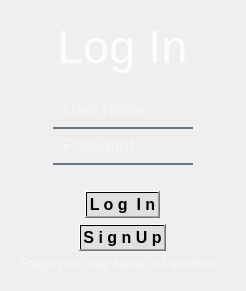
                  <widget class="QWidget" name="login">
                   <layout class="QHBoxLayout" name="horizontalLayout_13">
                    <item>
                     <widget class="QWidget" name="widget_login" native="true">
                      <property name="styleSheet">
                       <string notr="true">background-image: url(:/images/icons/images/background.png);</string>
                      </property>
                      <layout class="QVBoxLayout" name="verticalLayout_10">
                       <item alignment="Qt::AlignHCenter|Qt::AlignVCenter">
                        <widget class="QLabel" name="label_login">
                         <property name="font">
                          <font>
                           <pointsize>35</pointsize>
                           <weight>50</weight>
                           <italic>false</italic>
                           <bold>false</bold>
                          </font>
                         </property>
                         <property name="styleSheet">
                          <string notr="true">color:rgba(255, 255, 255, 210);
background: transparent;
font: 35pt;</string>
                         </property>
                         <property name="text">
                          <string>Log In</string>
                         </property>
                        </widget>
                       </item>
                       <item>
                        <widget class="QLabel" name="label_dummy">
                         <property name="styleSheet">
                          <string notr="true">background: transparent;</string>
                         </property>
                         <property name="text">
                          <string/>
                         </property>
                        </widget>
                       </item>
                       <item alignment="Qt::AlignHCenter|Qt::AlignVCenter">
                        <widget class="QLineEdit" name="line_userName">
                         <property name="enabled">
                          <bool>true</bool>
                         </property>
                         <property name="sizePolicy">
                          <sizepolicy hsizetype="Expanding" vsizetype="Fixed">
                           <horstretch>0</horstretch>
                           <verstretch>0</verstretch>
                          </sizepolicy>
                         </property>
                         <property name="font">
                          <font>
                           <pointsize>12</pointsize>
                           <weight>50</weight>
                           <italic>false</italic>
                           <bold>false</bold>
                          </font>
                         </property>
                         <property name="styleSheet">
                          <string notr="true">background-color:rgba(0, 0, 0, 0);
border:none;
border-bottom:2px solid rgba(105, 118, 132, 255);
color:rgba(255, 255, 255, 230);
padding-bottom:7px;
background: transparent;
font: 12pt;</string>
                         </property>
                         <property name="placeholderText">
                          <string>  User Name</string>
                         </property>
                        </widget>
                       </item>
                       <item alignment="Qt::AlignHCenter|Qt::AlignVCenter">
                        <widget class="QLineEdit" name="line_password">
                         <property name="sizePolicy">
                          <sizepolicy hsizetype="Maximum" vsizetype="Fixed">
                           <horstretch>0</horstretch>
                           <verstretch>0</verstretch>
                          </sizepolicy>
                         </property>
                         <property name="font">
                          <font>
                           <pointsize>12</pointsize>
                           <weight>50</weight>
                           <italic>false</italic>
                           <bold>false</bold>
                          </font>
                         </property>
                         <property name="styleSheet">
                          <string notr="true">background-color:rgba(0, 0, 0, 0);
border:none;
border-bottom:2px solid rgba(105, 118, 132, 255);
color:rgba(255, 255, 255, 230);
padding-bottom:7px;
background: transparent;
font: 12pt;</string>
                         </property>
                         <property name="echoMode">
                          <enum>QLineEdit::Password</enum>
                         </property>
                         <property name="placeholderText">
                          <string>  Password</string>
                         </property>
                        </widget>
                       </item>
                       <item>
                        <widget class="QLabel" name="label">
                         <property name="styleSheet">
                          <string notr="true">background: transparent;</string>
                         </property>
                         <property name="text">
                          <string/>
                         </property>
                        </widget>
                       </item>
                       <item alignment="Qt::AlignHCenter|Qt::AlignVCenter">
                        <widget class="QPushButton" name="button_login">
                         <property name="sizePolicy">
                          <sizepolicy hsizetype="Expanding" vsizetype="Maximum">
                           <horstretch>0</horstretch>
                           <verstretch>0</verstretch>
                          </sizepolicy>
                         </property>
                         <property name="font">
                          <font>
                           <pointsize>12</pointsize>
                           <weight>75</weight>
                           <bold>true</bold>
                          </font>
                         </property>
                         <property name="styleSheet">
                          <string notr="true">background: transparent;
background-color: qlineargradient(spread:pad, x1:0, y1:0, x2:1, y2:0, stop:0 rgba(1, 0, 0, 16), stop:1 rgba(1, 0, 0, 16));</string>
                         </property>
                         <property name="text">
                          <string>L o g  I n</string>
                         </property>
                        </widget>
                       </item>
                       <item alignment="Qt::AlignHCenter|Qt::AlignVCenter">
                        <widget class="QPushButton" name="button_login_2">
                         <property name="sizePolicy">
                          <sizepolicy hsizetype="Expanding" vsizetype="Maximum">
                           <horstretch>0</horstretch>
                           <verstretch>0</verstretch>
                          </sizepolicy>
                         </property>
                         <property name="font">
                          <font>
                           <pointsize>12</pointsize>
                           <weight>75</weight>
                           <bold>true</bold>
                          </font>
                         </property>
                         <property name="styleSheet">
                          <string notr="true">background: transparent;
background-color: qlineargradient(spread:pad, x1:0, y1:0, x2:1, y2:0, stop:0 rgba(1, 0, 0, 16), stop:1 rgba(1, 0, 0, 16));</string>
                         </property>
                         <property name="text">
                          <string>S i g n U p</string>
                         </property>
                        </widget>
                       </item>
                       <item alignment="Qt::AlignHCenter|Qt::AlignVCenter">
                        <widget class="QLabel" name="label_info">
                         <property name="styleSheet">
                          <string notr="true">color:rgba(255, 255, 255, 140);
background: transparent;
font: 20p;</string>
                         </property>
                         <property name="text">
                          <string>Forgot your User Name or Password? </string>
                         </property>
                        </widget>
                       </item>
                      </layout>
                     </widget>
                    </item>
                   </layout>
                  </widget>
